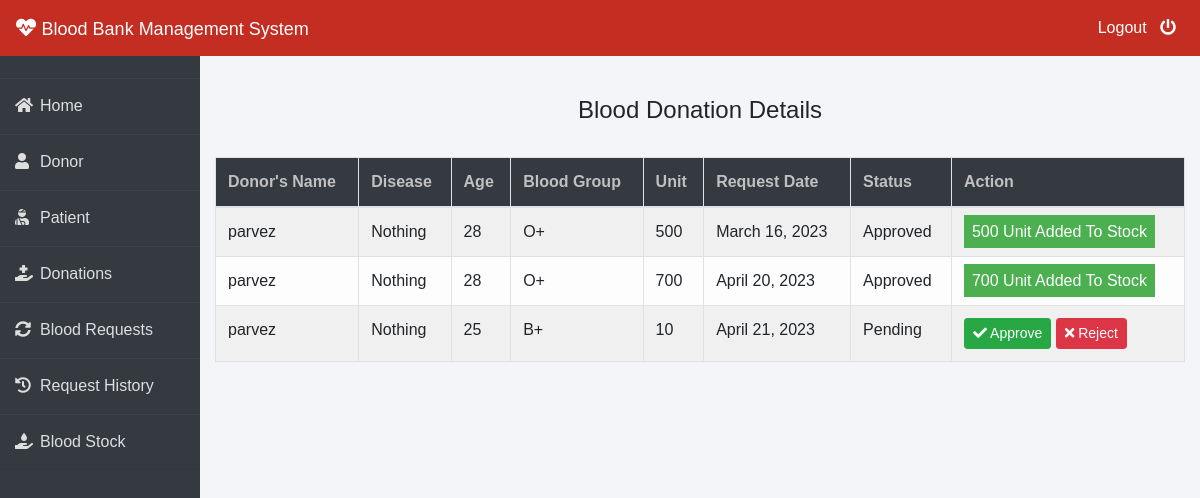
The page /admin-donation (signed in) on the database its author committed.
### donor/models.py (models this page shows, shortened)
class BloodDonate(models.Model):
    donor=models.ForeignKey(Donor,on_delete=models.CASCADE)
    disease=models.CharField(max_length=100,default="Nothing")
    age=models.PositiveIntegerField()
    bloodgroup=models.CharField(max_length=10)
    unit=models.PositiveIntegerField(default=0)
    status=models.CharField(max_length=20,default="Pending")
    date=models.DateField(auto_now=True)

class Donor(models.Model):
    user=models.OneToOneField(User,on_delete=models.CASCADE)
    profile_pic= models.ImageField(upload_to='profile_pic/Donor/',null=True,blank=True)
    bloodgroup=models.CharField(max_length=10)
    address = models.CharField(max_length=40)
    mobile = models.CharField(max_length=20,null=False)
    def __str__(self):
        return self.user.first_name

### blood/views.py (the view)
# urls.py: path('admin-donation', views.admin_donation_view,name='admin-donation'),
@login_required(login_url='adminlogin')
def admin_donation_view(request):
    donations=dmodels.BloodDonate.objects.all()
    return render(request,'blood/admin_donation.html',{'donations':donations})

### templates/blood/admin_donation.html (shortened to what this page needs)
{% extends 'blood/adminbase.html' %}
{% block content %}
{% load widget_tweaks %}
{%load static%}
<head>
   </head>
<br><br>
<div class="container">
    <H4 class="text-center">Blood Donation Details</H4><br>
    <table class="table table-light table-hover table-bordered table-striped">
        <thead class="bg-dark">
            <tr>
                <th scope="col" style="color: rgb(192, 192, 192);">Donor's Name</th>
                <th scope="col" style="color: rgb(192, 192, 192);">Disease</th>
                <th scope="col" style="color: rgb(192, 192, 192);">Age</th>
                <th scope="col" style="color: rgb(192, 192, 192);">Blood Group</th>
                <th scope="col" style="color: rgb(192, 192, 192);">Unit</th>
                <th scope="col" style="color: rgb(192, 192, 192);">Request Date</th>
                <th scope="col" style="color: rgb(192, 192, 192);">Status</th>
                <th style="color: rgb(192, 192, 192);">Action</th>
            </tr>
        </thead>
        <tbody>
            {% for t in donations %}
            <tr>
                <td> {{t.donor}}</td>
                <td> {{t.disease}}</td>
                <td> {{t.age}}</td>
                <td>{{t.bloodgroup}}</td>
                <td>{{t.unit}}</td>
                <td>{{t.date}}</td>
                <td>{{t.status}}</td>
                {% if t.status == 'Pending' %}
                <td>
                    <button class="btn btn-success btn-sm"><a  style="text-decoration: none;color: white;" href="{% url 'approve-donation' t.id  %}"><i class="fa fa-check"></i> Approve</a> </button>
                    <button class="btn btn-danger btn-sm"><a  style="text-decoration: none;color: white;" href="{% url 'reject-donation' t.id  %}"><i class="fa fa-times"></i> Reject</a> </button>
                </td>
                {% elif  t.status == 'Approved' %}
                <td><span class="label success">{{t.unit}} Unit Added To Stock</span></td>
                {% else %}
                <td><span class="label danger">0 Unit Added To Stock</span></td>
                {% endif %}
            </tr>
            {% endfor %}
        </tbody>
    </table>
</div>
{% endblock content %}

### templates/blood/adminbase.html (shortened to what this page needs)
<!DOCTYPE html>
<html lang="en">
<head>
    <link rel="stylesheet" href="https://maxcdn.bootstrapcdn.com/bootstrap/4.0.0/css/bootstrap.min.css">
    <link rel="stylesheet" href="https://cdnjs.cloudflare.com/ajax/libs/font-awesome/5.14.0/css/all.css">
</head>
<body>
    <nav class="navbar navbar-expand-lg navbar-light fixed-top bg-danger">
        <a style="color:white;" class="navbar-brand" href="/"><i class="fa fa-heartbeat"></i>&nbsp;<font face = "Comic sans MS" size ="4">Blood Bank Management System</font></a>
        <div class="navbar-collapse collapse w-100 order-3 dual-collapse2">
            <ul class="navbar-nav ml-auto">
                <li class="nav-item">
                    <a class="nav-link" style="color: white;" href="/logout">Logout &nbsp; <i class="fas fa-power-off"></i></a>
                </li>
            </ul>
        </div>
      </nav>
<br><br>
<div class="wrapper">
    <div class="sidebar">
        <ul>
            <li><a style="text-decoration:none;" href="/"><i class="fas fa-home"></i>Home</a></li>
            <li><a style="text-decoration:none;" href="/admin-donor"><i class="fas fa-user"></i>Donor</a></li>
            <li><a style="text-decoration:none;" href="/admin-patient"><i class="fas fa-user-injured"></i>Patient</a></li>
            <li><a style="text-decoration:none;" href="/admin-donation"><i class="fas fa-hand-holding-medical"></i>Donations</a></li>
            <li><a style="text-decoration:none;" href="/admin-request"><i class="fas fa-sync-alt"></i>Blood Requests</a></li>
            <li><a style="text-decoration:none;" href="/admin-request-history"><i class="fas fa-history"></i>Request History</a></li>
            <li><a style="text-decoration:none;" href="/admin-blood"><i class="fas fa-hand-holding-water"></i>Blood Stock</a></li>
        </ul>
    </div>
    <div class="main_content">
{% block content %}
{% endblock content %}
    </div>
</div>
</body>
</html>

### templates/blood/adminbase.html (style rules this page uses)
* { margin: 0; padding: 0; box-sizing: border-box; list-style: none; text-decoration: none; font-family: 'Josefin Sans', sans-serif; }
body { background-color: #f3f5f9; }
.bg-danger { background-color: #c32d22!important; }
.wrapper { display: flex; position: relative; }
.wrapper .sidebar { width: 200px; height: 100%; background: #343a40; padding: 30px 0px; position: fixed; }
.wrapper .sidebar ul li { padding: 15px; border-bottom: 1px solid #dedede; border-bottom: 1px solid rgba(0,0,0,0.05); border-top: 1px solid rgba(255,255,255,0.05); }
.wrapper .sidebar ul li a { color: #dedede; display: block; }
.wrapper .sidebar ul li a .fas { width: 25px; }
.wrapper .main_content { width: 100%; margin-left: 200px; }

### templates/blood/admin_donation.html (style rules this page uses)
.label { color: white; padding: 8px; }
.success { background-color: #4CAF50; }

### rows shown on the page
BloodDonate: donor "parvez", disease "Nothing", age "28", bloodgroup "O+", unit "500", date "March 16, 2023", status "Approved"
BloodDonate: donor "parvez", disease "Nothing", age "28", bloodgroup "O+", unit "700", date "April 20, 2023", status "Approved"
BloodDonate: donor "parvez", disease "Nothing", age "25", bloodgroup "B+", unit "10", date "April 21, 2023", status "Pending", shows "Approve"
